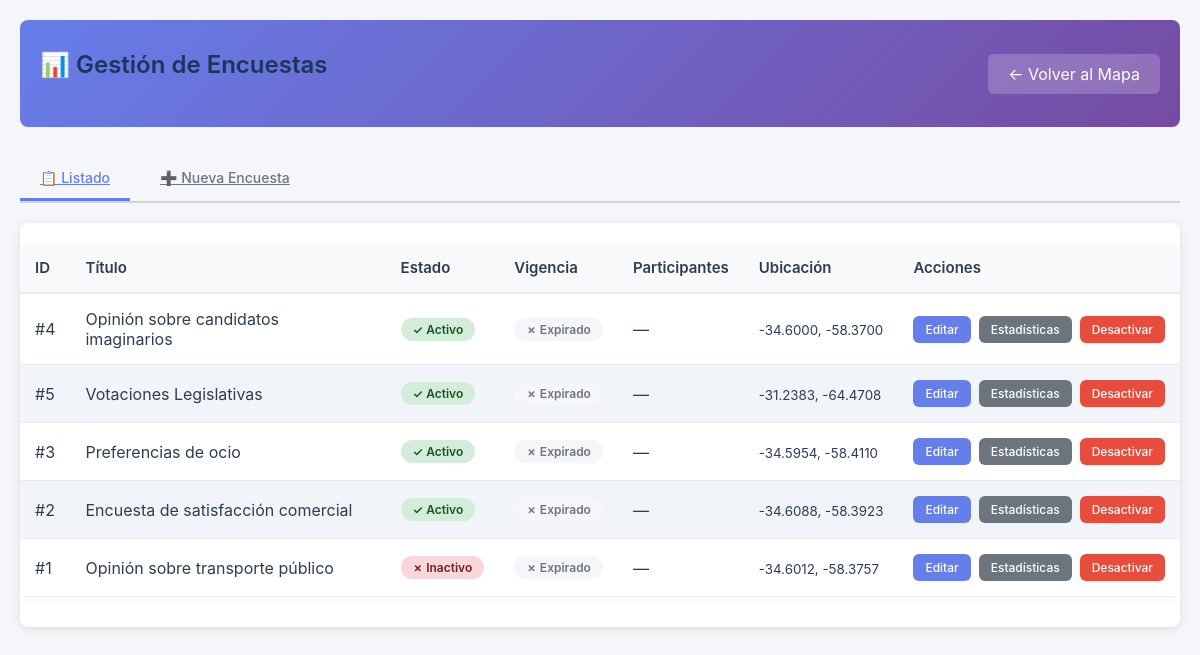
The app's page /admin/encuestas/dashboard.php (signed in) with its own data.
### tables this page shows
CREATE TABLE `encuestas` (
  `id` int(11) NOT NULL,
  `titulo` varchar(255) NOT NULL,
  `descripcion` text DEFAULT NULL,
  `lat` decimal(10,8) NOT NULL COMMENT 'Latitud de la encuesta',
  `lng` decimal(11,8) NOT NULL COMMENT 'Longitud de la encuesta',
  `fecha_creacion` date NOT NULL,
  `fecha_expiracion` date DEFAULT NULL,
  `link` varchar(255) DEFAULT NULL COMMENT 'Link externo a la encuesta',
  `activo` tinyint(1) NOT NULL DEFAULT 1,
  `created_at` timestamp NOT NULL DEFAULT current_timestamp(),
  `updated_at` timestamp NOT NULL DEFAULT current_timestamp() ON UPDATE current_timestamp()
);

### models/Encuesta.php (called while the page is built, shortened)
<?php
class Encuesta {
    public static function getAll() {
        try {
            $db = Database::getInstance()->getConnection();
            $sql = "SELECT * FROM encuestas
                    ORDER BY fecha_creacion DESC";
            $stmt = $db->prepare($sql);
            $stmt->execute();
            return $stmt->fetchAll(PDO::FETCH_ASSOC);
        } catch (Exception $e) {
            error_log("Error en Encuesta::getAll - " . $e->getMessage());
            return [];
        }
    }
}

### admin/encuestas/dashboard.php (the view, shortened to what this page needs)
<?php
require_once __DIR__ . '/../../models/Encuesta.php';
$action = $_GET['action'] ?? 'list';
$encuestas = [];
if ($action === 'list' || !in_array($action, ['edit', 'create', 'stats'])) {
    $encuestas = Encuesta::getAll();
}
?>
<!DOCTYPE html>
<html lang="es">
<head>
    <link rel="stylesheet" href="/css/map-styles.css">
    <link rel="stylesheet" href="https://unpkg.com/leaflet@1.9.4/dist/leaflet.css" />
</head>
<body>
    <div class="admin-container">
        <header>
            <h1>📊 Gestión de Encuestas</h1>
            <a href="/">← Volver al Mapa</a>
        </header>
        <div class="tabs">
            <a href="?action=list" class="<?= $action === 'list' ? 'active' : '' ?>">📋 Listado</a>
            <a href="?action=create" class="<?= $action === 'create' ? 'active' : '' ?>">➕ Nueva Encuesta</a>
        </div>
        <?php if ($action === 'list'): ?>
            <div class="encuestas-table">
                <table>
                    <thead>
                        <tr>
                            <th>ID</th>
                            <th>Título</th>
                            <th>Estado</th>
                            <th>Vigencia</th>
                            <th>Participantes</th>
                            <th>Ubicación</th>
                            <th>Acciones</th>
                        </tr>
                    </thead>
                    <tbody>
                        <?php foreach ($encuestas as $enc): ?>
                            <?php
                                $es_activo = $enc['activo'] == 1;
                                $fecha_exp = $enc['fecha_expiracion'];
                                $es_vigente = !$fecha_exp || strtotime($fecha_exp) >= time();
                            ?>
                            <tr>
                                <td>#<?= $enc['id'] ?></td>
                                <td><?= htmlspecialchars($enc['titulo']) ?></td>
                                <td>
                                    <span class="badge <?= $es_activo ? 'badge-activo' : 'badge-inactivo' ?>">
                                        <?= $es_activo ? '✓ Activo' : '✗ Inactivo' ?>
                                    </span>
                                </td>
                                <td>
                                    <span class="badge <?= $es_vigente ? 'badge-vigente' : 'badge-expirado' ?>">
                                        <?= $es_vigente ? '✓ Vigente' : '✗ Expirado' ?>
                                    </span>
                                </td>
                                <td>—</td>
                                <td>
                                    <?php if ($enc['lat'] && $enc['lng']): ?>
                                        <small><?= number_format($enc['lat'], 4) ?>, <?= number_format($enc['lng'], 4) ?></small>
                                    <?php else: ?>
                                        <small>Sin ubicación</small>
                                    <?php endif; ?>
                                </td>
                                <td>
                                    <div class="actions">
                                        <a href="?action=edit&id=<?= $enc['id'] ?>" class="btn btn-primary btn-small">Editar</a>
                                        <a href="?action=stats&id=<?= $enc['id'] ?>" class="btn btn-secondary btn-small">Estadísticas</a>
                                        <a href="?action=delete&id=<?= $enc['id'] ?>" class="btn btn-danger btn-small" onclick="return confirm('¿Desactivar encuesta?')">Desactivar</a>
                                    </div>
                                </td>
                            </tr>
                        <?php endforeach; ?>
                    </tbody>
                </table>
            </div>
        <?php endif; ?>
    </div>
</body>
</html>

### css/map-styles.css (style rules this page uses)
body { font-family: 'Segoe UI', 'Arial', sans-serif; background: #f8fafc; color: #222; margin: 0; padding: 0; }
h1, h2, h3 { color: #1a365d; font-weight: 600; margin-bottom: 18px; }
table { border-collapse: collapse; width: 98%; margin: 20px auto 30px auto; background: #fff; box-shadow: 0 2px 8px rgba(0,0,0,0.04); border-radius: 8px; overflow: hidden; }
th, td { padding: 12px 16px; text-align: left; }
th { background: #e3e8f0; color: #1a365d; font-size: 15px; border-bottom: 2px solid #cbd5e1; }
tr:nth-child(even) { background: #f1f5f9; }

### admin/encuestas/dashboard.php (style rules this page uses)
* { margin: 0; padding: 0; box-sizing: border-box; }
body { font-family: -apple-system, BlinkMacSystemFont, 'Segoe UI', Roboto, sans-serif; background: #f5f6fa; color: #2c3e50; }
.admin-container { max-width: 1200px; margin: 0 auto; padding: 20px; }
header { background: linear-gradient(135deg, #667eea 0%, #764ba2 100%); color: white; padding: 30px 20px; border-radius: 8px; margin-bottom: 30px; display: flex; justify-content: space-between; align-items: center; }
header h1 { font-size: 24px; }
header a { background: rgba(255,255,255,0.2); color: white; padding: 10px 20px; border-radius: 6px; text-decoration: none; transition: 0.3s; }
.tabs { display: flex; gap: 10px; margin-bottom: 20px; border-bottom: 2px solid #d0d5dd; }
.tabs a, .tabs button { padding: 12px 20px; background: none; border: none; border-bottom: 3px solid transparent; cursor: pointer; color: #6c757d; font-size: 14px; font-weight: 500; transition: 0.3s; }
.tabs a.active, .tabs button.active { color: #667eea; border-bottom-color: #667eea; }
.encuestas-table { background: white; border-radius: 8px; overflow: hidden; box-shadow: 0 2px 8px rgba(0,0,0,0.1); }
table { width: 100%; border-collapse: collapse; }
th { background: #f8f9fa; padding: 15px; text-align: left; font-weight: 600; color: #2c3e50; border-bottom: 2px solid #e9ecef; }
td { padding: 15px; border-bottom: 1px solid #e9ecef; }
.badge { display: inline-block; padding: 4px 12px; border-radius: 12px; font-size: 12px; font-weight: 600; }
.badge-activo { background: #d4edda; color: #155724; }
.badge-inactivo { background: #f8d7da; color: #721c24; }
.badge-expirado { background: #f5f6fa; color: #6c757d; }
.btn { display: inline-block; padding: 8px 16px; border: none; border-radius: 6px; font-size: 13px; font-weight: 500; cursor: pointer; transition: 0.3s; text-decoration: none; }
.btn-primary { background: #667eea; color: white; }
.btn-secondary { background: #6c757d; color: white; }
.btn-danger { background: #e74c3c; color: white; }
.btn-small { padding: 6px 12px; font-size: 12px; }
.actions { display: flex; gap: 8px; flex-wrap: wrap; }

### records on screen
encuestas: id "4", titulo "Opinión sobre candidatos imaginarios", activo "✓ Activo", fecha_expiracion "✗ Expirado", lat "-34.6000", lng "-58.3700"
encuestas: id "5", titulo "Votaciones Legislativas", activo "✓ Activo", fecha_expiracion "✗ Expirado", lat "-31.2383", lng "-64.4708"
encuestas: id "3", titulo "Preferencias de ocio", activo "✓ Activo", fecha_expiracion "✗ Expirado", lat "-34.5954", lng "-58.4110"
encuestas: id "2", titulo "Encuesta de satisfacción comercial", activo "✓ Activo", fecha_expiracion "✗ Expirado", lat "-34.6088", lng "-58.3923"
encuestas: id "1", titulo "Opinión sobre transporte público", activo "✗ Inactivo", fecha_expiracion "✗ Expirado", lat "-34.6012", lng "-58.3757"
